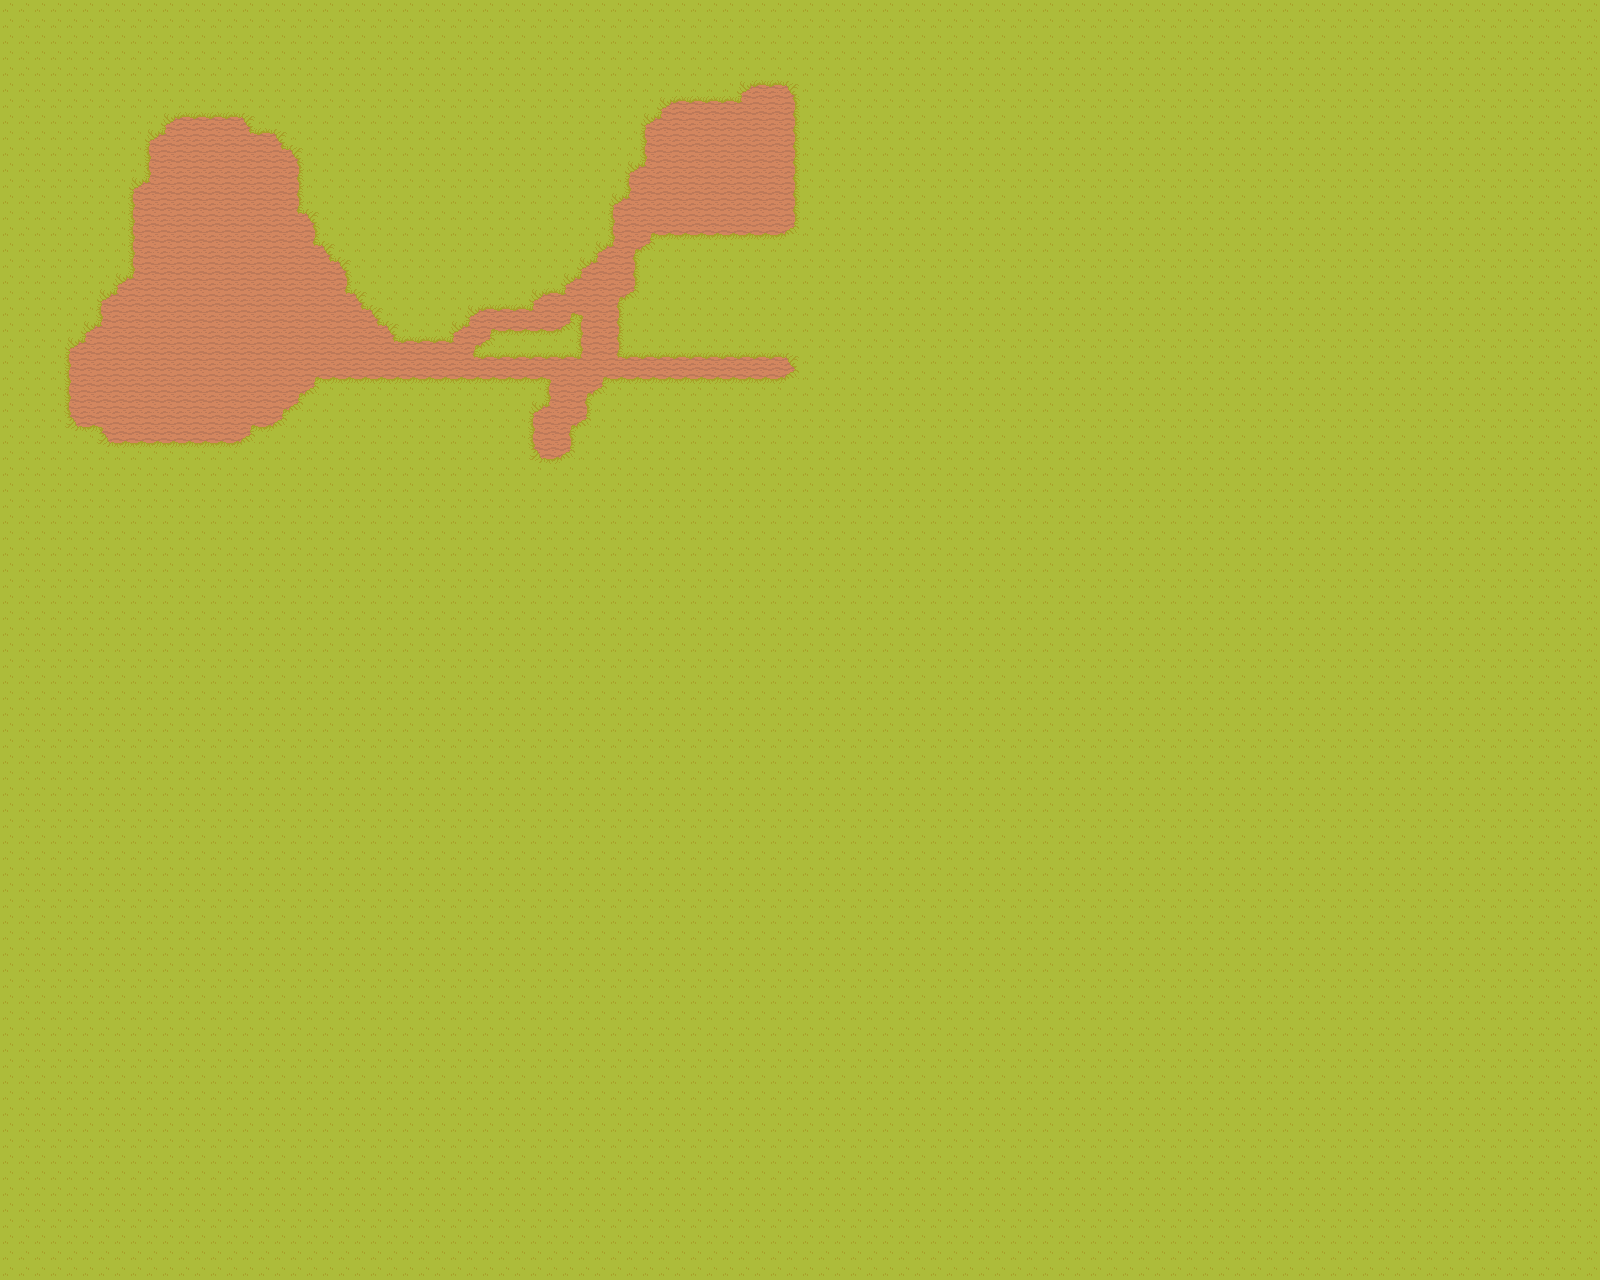

Below is a game level as drawn by its tile map, then a one-line description and the .tmx that defines it (tile-layer data replaced by summaries):
An orthogonal 100x80 tile map with 16x16 px tiles, 1 tile layer (background), 3 hidden layers not drawn, 2 tilesets.

<map version="1.10" tiledversion="1.11.1" class="StartScene" orientation="orthogonal" renderorder="right-down" width="100" height="80" tilewidth="16" tileheight="16" infinite="0" nextlayerid="10" nextobjectid="13">
 <tileset firstgid="1" source="./TilesetFloor.tsx" />
 <tileset firstgid="573" source="./TilesetHouse.tsx" />
 <layer id="1" name="background" width="100" height="80">
  <data>[8000 cells, 8000 non-empty, 14 distinct tile ids]</data>
 </layer>
 <layer id="5" name="bottom" width="100" height="80" visible="0">
  <data>[8000 cells, 71 non-empty, 68 distinct tile ids]</data>
 </layer>
 <layer id="8" name="collider" width="100" height="80" visible="0" opacity="0.63">
  <data>[8000 cells, 52 non-empty, 1 distinct tile ids]</data>
 </layer>
 <layer id="6" name="top" width="100" height="80" visible="0">
  <data>[8000 cells, 32 non-empty, 32 distinct tile ids]</data>
 </layer>
</map>
